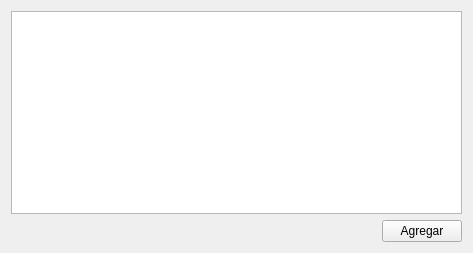
<?xml version="1.0" encoding="UTF-8"?>
<ui version="4.0">
 <class>Widget</class>
 <widget class="QWidget" name="Widget">
  <property name="geometry">
   <rect>
    <x>0</x>
    <y>0</y>
    <width>473</width>
    <height>253</height>
   </rect>
  </property>
  <property name="windowTitle">
   <string>Widget</string>
  </property>
  <property name="windowIcon">
   <iconset resource="recursos.qrc">
    <normaloff>:/icono</normaloff>:/icono</iconset>
  </property>
  <property name="styleSheet">
   <string notr="true"/>
  </property>
  <layout class="QVBoxLayout" name="verticalLayout">
   <item>
    <widget class="QTableWidget" name="tableWidget"/>
   </item>
   <item>
    <layout class="QHBoxLayout" name="horizontalLayout">
     <item>
      <spacer name="horizontalSpacer">
       <property name="orientation">
        <enum>Qt::Horizontal</enum>
       </property>
       <property name="sizeHint" stdset="0">
        <size>
         <width>40</width>
         <height>20</height>
        </size>
       </property>
      </spacer>
     </item>
     <item>
      <widget class="QPushButton" name="agregar">
       <property name="text">
        <string>Agregar</string>
       </property>
      </widget>
     </item>
    </layout>
   </item>
  </layout>
 </widget>
 <resources>
  <include location="recursos.qrc"/>
 </resources>
 <connections/>
</ui>
